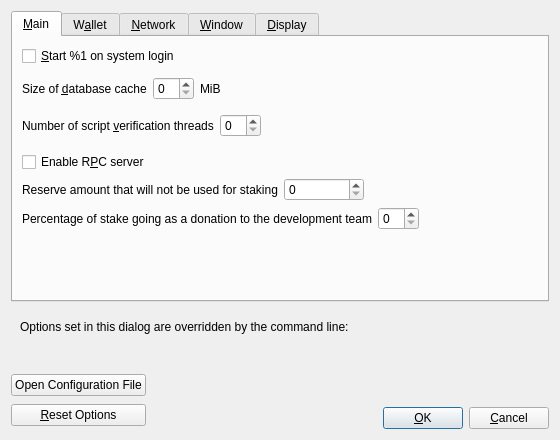
<?xml version="1.0" encoding="UTF-8"?>
<ui version="4.0">
 <class>OptionsDialog</class>
 <widget class="QDialog" name="OptionsDialog">
  <property name="geometry">
   <rect>
    <x>0</x>
    <y>0</y>
    <width>560</width>
    <height>440</height>
   </rect>
  </property>
  <property name="windowTitle">
   <string>Options</string>
  </property>
  <property name="modal">
   <bool>true</bool>
  </property>
  <layout class="QVBoxLayout" name="verticalLayout">
   <item>
    <widget class="QTabWidget" name="tabWidget">
     <property name="currentIndex">
      <number>0</number>
     </property>
     <widget class="QWidget" name="tabMain">
      <attribute name="title">
       <string>&amp;Main</string>
      </attribute>
      <layout class="QVBoxLayout" name="verticalLayout_Main">
       <item>
        <widget class="QCheckBox" name="bitcoinAtStartup">
         <property name="toolTip">
          <string>Automatically start %1 after logging in to the system.</string>
         </property>
         <property name="text">
          <string>&amp;Start %1 on system login</string>
         </property>
        </widget>
       </item>
       <item>
        <spacer name="horizontalSpacer_0_Main">
         <property name="orientation">
          <enum>Qt::Horizontal</enum>
         </property>
         <property name="sizeHint" stdset="0">
          <size>
           <width>40</width>
           <height>5</height>
          </size>
         </property>
        </spacer>
       </item>
       <item>
        <layout class="QHBoxLayout" name="horizontalLayout_2_Main">
         <item>
          <widget class="QLabel" name="databaseCacheLabel">
           <property name="toolTip">
            <string extracomment="Tooltip text for Options window setting that sets the size of the database cache. Explains the corresponding effects of increasing/decreasing this value.">Maximum database cache size. A larger cache can contribute to faster sync, after which the benefit is less pronounced for most use cases. Lowering the cache size will reduce memory usage. Unused mempool memory is shared for this cache.</string>
           </property>
           <property name="text">
            <string>Size of &amp;database cache</string>
           </property>
           <property name="textFormat">
            <enum>Qt::PlainText</enum>
           </property>
           <property name="buddy">
            <cstring>databaseCache</cstring>
           </property>
          </widget>
         </item>
         <item>
          <widget class="QSpinBox" name="databaseCache"/>
         </item>
         <item>
          <widget class="QLabel" name="databaseCacheUnitLabel">
           <property name="text">
            <string>MiB</string>
           </property>
           <property name="textFormat">
            <enum>Qt::PlainText</enum>
           </property>
          </widget>
         </item>
         <item>
          <spacer name="horizontalSpacer_2_Main">
           <property name="orientation">
            <enum>Qt::Horizontal</enum>
           </property>
           <property name="sizeHint" stdset="0">
            <size>
             <width>40</width>
             <height>20</height>
            </size>
           </property>
          </spacer>
         </item>
        </layout>
       </item>
       <item>
        <layout class="QHBoxLayout" name="horizontalLayout_Main_VerifyLabel">
         <item>
          <widget class="QLabel" name="threadsScriptVerifLabel">
           <property name="toolTip">
            <string extracomment="Tooltip text for Options window setting that sets the number of script verification threads. Explains that negative values mean to leave these many cores free to the system.">Set the number of script verification threads. Negative values correspond to the number of cores you want to leave free to the system.</string>
           </property>
           <property name="text">
            <string>Number of script &amp;verification threads</string>
           </property>
           <property name="textFormat">
            <enum>Qt::PlainText</enum>
           </property>
           <property name="buddy">
            <cstring>threadsScriptVerif</cstring>
           </property>
          </widget>
         </item>
         <item>
          <widget class="QSpinBox" name="threadsScriptVerif">
           <property name="toolTip">
            <string>(0 = auto, &lt;0 = leave that many cores free)</string>
           </property>
          </widget>
         </item>
         <item>
          <spacer name="horizontalSpacer_Main_Threads">
           <property name="orientation">
            <enum>Qt::Horizontal</enum>
           </property>
           <property name="sizeHint" stdset="0">
            <size>
             <width>40</width>
             <height>40</height>
            </size>
           </property>
          </spacer>
         </item>
        </layout>
       </item>
       <item>
       <widget class="QCheckBox" name="enableServer">
         <property name="toolTip">
          <string extracomment="Tooltip text for Options window setting that enables the RPC server.">This allows you or a third party tool to communicate with the node through command-line and JSON-RPC commands.</string>
         </property>
         <property name="text">
          <string extracomment="An Options window setting to enable the RPC server.">Enable R&amp;PC server</string>
         </property>
        </widget>
       </item>
       <item>
        <layout class="QHBoxLayout" name="horizontalLayout_Main_ReserveBalanceLabel">
         <item>
          <widget class="QLabel" name="reserveBalanceLabel">
           <property name="text">
            <string>Reserve amount that will not be used for staking</string>
           </property>
           <property name="textFormat">
            <enum>Qt::PlainText</enum>
           </property>
           <property name="buddy">
            <cstring>reserveBalance</cstring>
           </property>
          </widget>
         </item>
         <item>
          <widget class="BitcoinAmountField" name="reserveBalance">
           <property name="sizePolicy">
             <sizepolicy hsizetype="Fixed" vsizetype="Fixed">
             <horstretch>0</horstretch>
             <verstretch>0</verstretch>
             </sizepolicy>
           </property>
           <property name="minimumSize">
             <size>
             <width>80</width>
             <height>0</height>
             </size>
           </property>
           <property name="maximumSize">
             <size>
             <width>1000</width>
             <height>100</height>
             </size>
           </property>
           <property name="toolTip">
            <string>Reserve amount that will not be used for staking</string>
           </property>
          </widget>
         </item>
         <item>
          <spacer name="horizontalSpacer_Main_ReserveBalance">
           <property name="orientation">
            <enum>Qt::Horizontal</enum>
           </property>
           <property name="sizeHint" stdset="0">
            <size>
             <width>40</width>
             <height>20</height>
            </size>
           </property>
          </spacer>
         </item>
        </layout>
       </item>
       <item>
        <layout class="QHBoxLayout" name="horizontalLayout_Main_DonationsLabel">
         <item>
          <widget class="QLabel" name="donationPercentageLabel">
           <property name="text">
            <string>Percentage of stake going as a donation to the development team</string>
           </property>
           <property name="textFormat">
            <enum>Qt::PlainText</enum>
           </property>
           <property name="buddy">
            <cstring>donationPercentage</cstring>
           </property>
          </widget>
         </item>
         <item>
          <widget class="QSpinBox" name="donationPercentage">
           <property name="toolTip">
            <string>(set preferrable value in %)</string>
           </property>
          </widget>
         </item>
         <item>
          <spacer name="horizontalSpacer_Main_Donations">
           <property name="orientation">
            <enum>Qt::Horizontal</enum>
           </property>
           <property name="sizeHint" stdset="0">
            <size>
             <width>40</width>
             <height>20</height>
            </size>
           </property>
          </spacer>
         </item>
        </layout>
       </item>
       <item>
        <spacer name="verticalSpacer_Main">
         <property name="orientation">
          <enum>Qt::Vertical</enum>
         </property>
         <property name="sizeHint" stdset="0">
          <size>
           <width>20</width>
           <height>40</height>
          </size>
         </property>
        </spacer>
       </item>
      </layout>
     </widget>
     <widget class="QWidget" name="tabWallet">
      <attribute name="title">
       <string>W&amp;allet</string>
      </attribute>
      <layout class="QVBoxLayout" name="verticalLayout_Wallet">
       <item>
        <widget class="QCheckBox" name="subFeeFromAmount">
         <property name="toolTip">
          <string extracomment="Tooltip text for Options window setting that sets subtracting the fee from a sending amount as default.">Whether to set subtract fee from amount as default or not.</string>
         </property>
         <property name="text">
          <string extracomment="An Options window setting to set subtracting the fee from a sending amount as default.">Subtract &amp;fee from amount by default</string>
         </property>
        </widget>
       </item>
       <item>
        <widget class="QGroupBox" name="groupBox">
         <property name="title">
          <string>Expert</string>
         </property>
         <layout class="QVBoxLayout" name="verticalLayout_2">
          <item>
           <widget class="QCheckBox" name="coinControlFeatures">
            <property name="toolTip">
             <string>Whether to show coin control features or not.</string>
            </property>
            <property name="text">
             <string>Enable coin &amp;control features</string>
            </property>
           </widget>
          </item>
          <item>
           <widget class="QCheckBox" name="spendZeroConfChange">
            <property name="toolTip">
             <string>If you disable the spending of unconfirmed change, the change from a transaction cannot be used until that transaction has at least one confirmation. This also affects how your balance is computed.</string>
            </property>
            <property name="text">
             <string>&amp;Spend unconfirmed change</string>
            </property>
           </widget>
          </item>
          <item>
           <widget class="QCheckBox" name="m_enable_psbt_controls">
            <property name="text">
             <string extracomment="An options window setting to enable PSBT controls.">Enable &amp;PSBT controls</string>
            </property>
            <property name="toolTip">
             <string extracomment="Tooltip text for options window setting that enables PSBT controls.">Whether to show PSBT controls.</string>
            </property>
           </widget>
          </item>
         </layout>
        </widget>
       </item>
       <item>
        <widget class="QGroupBox" name="groupBoxHww">
         <property name="title">
          <string>External Signer (e.g. hardware wallet)</string>
         </property>
         <layout class="QVBoxLayout" name="verticalLayoutHww">
          <item>
           <layout class="QHBoxLayout" name="horizontalLayoutHww">
            <item>
             <widget class="QLabel" name="externalSignerPathLabel">
              <property name="text">
               <string>&amp;External signer script path</string>
              </property>
              <property name="buddy">
               <cstring>externalSignerPath</cstring>
              </property>
             </widget>
            </item>
            <item>
             <widget class="QLineEdit" name="externalSignerPath">
              <property name="toolTip">
               <string>Full path to a %1 compatible script (e.g. C:\Downloads\hwi.exe or /Users/you/Downloads/hwi.py). Beware: malware can steal your coins!</string>
              </property>
             </widget>
            </item>
           </layout>
          </item>
         </layout>
        </widget>
       </item>
       <item>
        <spacer name="verticalSpacer_Wallet">
         <property name="orientation">
          <enum>Qt::Vertical</enum>
         </property>
         <property name="sizeHint" stdset="0">
          <size>
           <width>20</width>
           <height>40</height>
          </size>
         </property>
        </spacer>
       </item>
      </layout>
     </widget>
     <widget class="QWidget" name="tabNetwork">
      <attribute name="title">
       <string>&amp;Network</string>
      </attribute>
      <layout class="QVBoxLayout" name="verticalLayout_Network">
       <item>
        <widget class="QCheckBox" name="mapPortUpnp">
         <property name="toolTip">
          <string>Automatically open the Bitcoin client port on the router. This only works when your router supports UPnP and it is enabled.</string>
         </property>
         <property name="text">
          <string>Map port using &amp;UPnP</string>
         </property>
        </widget>
       </item>
       <item>
        <widget class="QCheckBox" name="mapPortNatpmp">
         <property name="toolTip">
          <string>Automatically open the Bitcoin client port on the router. This only works when your router supports NAT-PMP and it is enabled. The external port could be random.</string>
         </property>
         <property name="text">
          <string>Map port using NA&amp;T-PMP</string>
         </property>
        </widget>
       </item>
       <item>
        <widget class="QCheckBox" name="allowIncoming">
         <property name="toolTip">
          <string>Accept connections from outside.</string>
         </property>
         <property name="text">
          <string>Allow incomin&amp;g connections</string>
         </property>
        </widget>
       </item>
       <item>
        <widget class="QCheckBox" name="connectSocks">
         <property name="toolTip">
          <string>Connect to the Bitcoin network through a SOCKS5 proxy.</string>
         </property>
         <property name="text">
          <string>&amp;Connect through SOCKS5 proxy (default proxy):</string>
         </property>
        </widget>
       </item>
       <item>
        <layout class="QHBoxLayout" name="horizontalLayout_1_Network">
         <item>
          <widget class="QLabel" name="proxyIpLabel">
           <property name="text">
            <string>Proxy &amp;IP:</string>
           </property>
           <property name="textFormat">
            <enum>Qt::PlainText</enum>
           </property>
           <property name="buddy">
            <cstring>proxyIp</cstring>
           </property>
          </widget>
         </item>
         <item>
          <widget class="QValidatedLineEdit" name="proxyIp">
           <property name="minimumSize">
            <size>
             <width>140</width>
             <height>0</height>
            </size>
           </property>
           <property name="maximumSize">
            <size>
             <width>140</width>
             <height>16777215</height>
            </size>
           </property>
           <property name="toolTip">
            <string>IP address of the proxy (e.g. IPv4: 127.0.0.1 / IPv6: ::1)</string>
           </property>
          </widget>
         </item>
         <item>
          <widget class="QLabel" name="proxyPortLabel">
           <property name="text">
            <string>&amp;Port:</string>
           </property>
           <property name="textFormat">
            <enum>Qt::PlainText</enum>
           </property>
           <property name="buddy">
            <cstring>proxyPort</cstring>
           </property>
          </widget>
         </item>
         <item>
          <widget class="QLineEdit" name="proxyPort">
           <property name="minimumSize">
            <size>
             <width>55</width>
             <height>0</height>
            </size>
           </property>
           <property name="maximumSize">
            <size>
             <width>55</width>
             <height>16777215</height>
            </size>
           </property>
           <property name="toolTip">
            <string>Port of the proxy (e.g. 9050)</string>
           </property>
          </widget>
         </item>
         <item>
          <spacer name="horizontalSpacer_1_Network">
           <property name="orientation">
            <enum>Qt::Horizontal</enum>
           </property>
           <property name="sizeHint" stdset="0">
            <size>
             <width>40</width>
             <height>20</height>
            </size>
           </property>
          </spacer>
         </item>
        </layout>
       </item>
       <item>
        <layout class="QHBoxLayout" name="horizontalLayout_2_Network">
         <item>
          <widget class="QLabel" name="proxyActiveNets">
           <property name="text">
            <string>Used for reaching peers via:</string>
           </property>
           <property name="textFormat">
            <enum>Qt::PlainText</enum>
           </property>
          </widget>
         </item>
         <item>
          <widget class="QCheckBox" name="proxyReachIPv4">
           <property name="enabled">
            <bool>false</bool>
           </property>
           <property name="toolTip">
            <string>Shows if the supplied default SOCKS5 proxy is used to reach peers via this network type.</string>
           </property>
           <property name="text">
            <string/>
           </property>
          </widget>
         </item>
         <item>
          <widget class="QLabel" name="proxyReachIPv4Label">
           <property name="text">
            <string>IPv4</string>
           </property>
           <property name="textFormat">
            <enum>Qt::PlainText</enum>
           </property>
          </widget>
         </item>
         <item>
          <widget class="QCheckBox" name="proxyReachIPv6">
           <property name="enabled">
            <bool>false</bool>
           </property>
           <property name="toolTip">
            <string>Shows if the supplied default SOCKS5 proxy is used to reach peers via this network type.</string>
           </property>
           <property name="text">
            <string/>
           </property>
          </widget>
         </item>
         <item>
          <widget class="QLabel" name="proxyReachIPv6Label">
           <property name="text">
            <string>IPv6</string>
           </property>
           <property name="textFormat">
            <enum>Qt::PlainText</enum>
           </property>
          </widget>
         </item>
         <item>
          <widget class="QCheckBox" name="proxyReachTor">
           <property name="enabled">
            <bool>false</bool>
           </property>
           <property name="toolTip">
            <string>Shows if the supplied default SOCKS5 proxy is used to reach peers via this network type.</string>
           </property>
           <property name="text">
            <string/>
           </property>
          </widget>
         </item>
         <item>
          <widget class="QLabel" name="proxyReachTorLabel">
           <property name="text">
            <string>Tor</string>
           </property>
           <property name="textFormat">
            <enum>Qt::PlainText</enum>
           </property>
          </widget>
         </item>
         <item>
          <spacer name="horizontalSpacer_2_Network">
           <property name="orientation">
            <enum>Qt::Horizontal</enum>
           </property>
           <property name="sizeHint" stdset="0">
            <size>
             <width>40</width>
             <height>20</height>
            </size>
           </property>
          </spacer>
         </item>
        </layout>
       </item>
       <item>
        <widget class="QCheckBox" name="connectSocksTor">
         <property name="toolTip">
          <string>Connect to the Bitcoin network through a separate SOCKS5 proxy for Tor onion services.</string>
         </property>
         <property name="text">
          <string>Use separate SOCKS&amp;5 proxy to reach peers via Tor onion services:</string>
         </property>
        </widget>
       </item>
       <item>
        <layout class="QHBoxLayout" name="horizontalLayout_3_Network">
         <item>
          <widget class="QLabel" name="proxyIpTorLabel">
           <property name="text">
            <string>Proxy &amp;IP:</string>
           </property>
           <property name="textFormat">
            <enum>Qt::PlainText</enum>
           </property>
           <property name="buddy">
            <cstring>proxyIpTor</cstring>
           </property>
          </widget>
         </item>
         <item>
          <widget class="QValidatedLineEdit" name="proxyIpTor">
           <property name="minimumSize">
            <size>
             <width>140</width>
             <height>0</height>
            </size>
           </property>
           <property name="maximumSize">
            <size>
             <width>140</width>
             <height>16777215</height>
            </size>
           </property>
           <property name="toolTip">
            <string>IP address of the proxy (e.g. IPv4: 127.0.0.1 / IPv6: ::1)</string>
           </property>
          </widget>
         </item>
         <item>
          <widget class="QLabel" name="proxyPortTorLabel">
           <property name="text">
            <string>&amp;Port:</string>
           </property>
           <property name="textFormat">
            <enum>Qt::PlainText</enum>
           </property>
           <property name="buddy">
            <cstring>proxyPortTor</cstring>
           </property>
          </widget>
         </item>
         <item>
          <widget class="QLineEdit" name="proxyPortTor">
           <property name="minimumSize">
            <size>
             <width>55</width>
             <height>0</height>
            </size>
           </property>
           <property name="maximumSize">
            <size>
             <width>55</width>
             <height>16777215</height>
            </size>
           </property>
           <property name="toolTip">
            <string>Port of the proxy (e.g. 9050)</string>
           </property>
          </widget>
         </item>
         <item>
          <spacer name="horizontalSpacer_4_Network">
           <property name="orientation">
            <enum>Qt::Horizontal</enum>
           </property>
           <property name="sizeHint" stdset="0">
            <size>
             <width>40</width>
             <height>20</height>
            </size>
           </property>
          </spacer>
         </item>
        </layout>
       </item>
       <item>
        <spacer name="verticalSpacer_Network">
         <property name="orientation">
          <enum>Qt::Vertical</enum>
         </property>
         <property name="sizeHint" stdset="0">
          <size>
           <width>20</width>
           <height>40</height>
          </size>
         </property>
        </spacer>
       </item>
      </layout>
     </widget>
     <widget class="QWidget" name="tabWindow">
      <attribute name="title">
       <string>&amp;Window</string>
      </attribute>
      <layout class="QVBoxLayout" name="verticalLayout_Window">
       <item>
        <widget class="QCheckBox" name="showTrayIcon">
         <property name="toolTip">
          <string>Show the icon in the system tray.</string>
         </property>
         <property name="text">
          <string>&amp;Show tray icon</string>
         </property>
         <property name="checked">
          <bool>true</bool>
         </property>
        </widget>
       </item>
       <item>
        <widget class="QCheckBox" name="minimizeToTray">
         <property name="toolTip">
          <string>Show only a tray icon after minimizing the window.</string>
         </property>
         <property name="text">
          <string>&amp;Minimize to the tray instead of the taskbar</string>
         </property>
        </widget>
       </item>
       <item>
        <widget class="QCheckBox" name="minimizeOnClose">
         <property name="toolTip">
          <string>Minimize instead of exit the application when the window is closed. When this option is enabled, the application will be closed only after selecting Exit in the menu.</string>
         </property>
         <property name="text">
          <string>M&amp;inimize on close</string>
         </property>
        </widget>
       </item>
       <item>
        <spacer name="verticalSpacer_Window">
         <property name="orientation">
          <enum>Qt::Vertical</enum>
         </property>
         <property name="sizeHint" stdset="0">
          <size>
           <width>20</width>
           <height>40</height>
          </size>
         </property>
        </spacer>
       </item>
      </layout>
     </widget>
     <widget class="QWidget" name="tabDisplay">
      <attribute name="title">
       <string>&amp;Display</string>
      </attribute>
      <layout class="QVBoxLayout" name="verticalLayout_Display">
       <item>
        <layout class="QHBoxLayout" name="horizontalLayout_1_Display">
         <item>
          <widget class="QLabel" name="langLabel">
           <property name="text">
            <string>User Interface &amp;language:</string>
           </property>
           <property name="textFormat">
            <enum>Qt::PlainText</enum>
           </property>
           <property name="buddy">
            <cstring>lang</cstring>
           </property>
          </widget>
         </item>
         <item>
          <widget class="QValueComboBox" name="lang">
           <property name="toolTip">
            <string>The user interface language can be set here. This setting will take effect after restarting %1.</string>
           </property>
          </widget>
         </item>
        </layout>
       </item>
       <item>
        <layout class="QHBoxLayout" name="horizontalLayout_2_Display">
         <item>
          <widget class="QLabel" name="unitLabel">
           <property name="text">
            <string>&amp;Unit to show amounts in:</string>
           </property>
           <property name="textFormat">
            <enum>Qt::PlainText</enum>
           </property>
           <property name="buddy">
            <cstring>unit</cstring>
           </property>
          </widget>
         </item>
         <item>
          <widget class="QValueComboBox" name="unit">
           <property name="toolTip">
            <string>Choose the default subdivision unit to show in the interface and when sending coins.</string>
           </property>
          </widget>
         </item>
        </layout>
       </item>
       <item>
        <layout class="QHBoxLayout" name="horizontalLayout_3_Display">
         <item>
          <widget class="QLabel" name="thirdPartyTxUrlsLabel">
           <property name="toolTip">
            <string>Third-party URLs (e.g. a block explorer) that appear in the transactions tab as context menu items. %s in the URL is replaced by transaction hash. Multiple URLs are separated by vertical bar |.</string>
           </property>
           <property name="text">
            <string>&amp;Third-party transaction URLs</string>
           </property>
           <property name="buddy">
            <cstring>thirdPartyTxUrls</cstring>
           </property>
          </widget>
         </item>
         <item>
          <widget class="QLineEdit" name="thirdPartyTxUrls">
           <property name="toolTip">
            <string>Third-party URLs (e.g. a block explorer) that appear in the transactions tab as context menu items. %s in the URL is replaced by transaction hash. Multiple URLs are separated by vertical bar |.</string>
           </property>
           <property name="placeholderText">
            <string notr="true">https://example.com/tx/%s</string>
           </property>
          </widget>
         </item>
        </layout>
       </item>
       <item>
        <layout class="QHBoxLayout" name="horizontalLayout_4_Display">
         <item>
          <widget class="QLabel" name="moneyFontLabel">
           <property name="text">
            <string>Font in the Overview tab: </string>
           </property>
           <property name="buddy">
            <cstring>moneyFont</cstring>
           </property>
          </widget>
         </item>
         <item>
          <widget class="QComboBox" name="moneyFont"/>
         </item>
         <item>
          <widget class="QLabel" name="moneyFont_preview">
           <property name="text">
            <string notr="true">111.11111111 BTC
909.09090909 BTC</string>
           </property>
          </widget>
         </item>
        </layout>
       </item>
       <item>
        <spacer name="verticalSpacer_Display">
         <property name="orientation">
          <enum>Qt::Vertical</enum>
         </property>
         <property name="sizeHint" stdset="0">
          <size>
           <width>20</width>
           <height>40</height>
          </size>
         </property>
        </spacer>
       </item>
      </layout>
     </widget>
    </widget>
   </item>
   <item>
    <widget class="QFrame" name="frame">
     <layout class="QVBoxLayout" name="verticalLayout_Bottom">
      <item>
       <layout class="QHBoxLayout" name="horizontalLayout_Bottom">
        <item>
         <widget class="QLabel" name="overriddenByCommandLineInfoLabel">
          <property name="text">
           <string>Options set in this dialog are overridden by the command line:</string>
          </property>
          <property name="textFormat">
           <enum>Qt::PlainText</enum>
          </property>
         </widget>
        </item>
        <item>
         <spacer name="horizontalSpacer_Bottom">
          <property name="orientation">
           <enum>Qt::Horizontal</enum>
          </property>
          <property name="sizeHint" stdset="0">
           <size>
            <width>40</width>
            <height>20</height>
           </size>
          </property>
         </spacer>
        </item>
       </layout>
      </item>
      <item>
       <widget class="QLabel" name="overriddenByCommandLineLabel">
        <property name="text">
         <string/>
        </property>
        <property name="textFormat">
         <enum>Qt::PlainText</enum>
        </property>
        <property name="wordWrap">
         <bool>true</bool>
        </property>
       </widget>
      </item>
     </layout>
    </widget>
   </item>
   <item>
    <layout class="QHBoxLayout" name="horizontalLayout_Buttons">
     <item>
      <layout class="QVBoxLayout" name="verticalLayout_Buttons">
       <item>
        <widget class="QPushButton" name="openBitcoinConfButton">
         <property name="toolTip">
          <string>Open the %1 configuration file from the working directory.</string>
         </property>
         <property name="text">
          <string>Open Configuration File</string>
         </property>
         <property name="autoDefault">
          <bool>false</bool>
         </property>
        </widget>
       </item>
       <item>
        <widget class="QPushButton" name="resetButton">
         <property name="toolTip">
          <string>Reset all client options to default.</string>
         </property>
         <property name="text">
          <string>&amp;Reset Options</string>
         </property>
         <property name="autoDefault">
          <bool>false</bool>
         </property>
        </widget>
       </item>
      </layout>
     </item>
     <item>
      <spacer name="horizontalSpacer_1">
       <property name="orientation">
        <enum>Qt::Horizontal</enum>
       </property>
       <property name="sizeHint" stdset="0">
        <size>
         <width>40</width>
         <height>48</height>
        </size>
       </property>
      </spacer>
     </item>
     <item>
      <widget class="QLabel" name="statusLabel">
       <property name="minimumSize">
        <size>
         <width>200</width>
         <height>0</height>
        </size>
       </property>
       <property name="font">
        <font>
         <weight>75</weight>
         <bold>true</bold>
        </font>
       </property>
       <property name="text">
        <string/>
       </property>
       <property name="textFormat">
        <enum>Qt::PlainText</enum>
       </property>
       <property name="wordWrap">
        <bool>true</bool>
       </property>
      </widget>
     </item>
     <item>
      <spacer name="horizontalSpacer_2">
       <property name="orientation">
        <enum>Qt::Horizontal</enum>
       </property>
       <property name="sizeHint" stdset="0">
        <size>
         <width>40</width>
         <height>48</height>
        </size>
       </property>
      </spacer>
     </item>
     <item>
      <layout class="QVBoxLayout" name="verticalLayout_4">
       <item>
        <spacer name="verticalSpacer">
         <property name="orientation">
          <enum>Qt::Vertical</enum>
         </property>
         <property name="sizeHint" stdset="0">
          <size>
           <width>20</width>
           <height>40</height>
          </size>
         </property>
        </spacer>
       </item>
       <item>
        <layout class="QHBoxLayout" name="horizontalLayout">
         <item>
          <widget class="QPushButton" name="okButton">
           <property name="text">
            <string>&amp;OK</string>
           </property>
           <property name="autoDefault">
            <bool>false</bool>
           </property>
           <property name="default">
            <bool>true</bool>
           </property>
          </widget>
         </item>
         <item>
          <widget class="QPushButton" name="cancelButton">
           <property name="text">
            <string>&amp;Cancel</string>
           </property>
           <property name="autoDefault">
            <bool>false</bool>
           </property>
          </widget>
         </item>
        </layout>
       </item>
      </layout>
     </item>
    </layout>
   </item>
  </layout>
 </widget>
 <customwidgets>
  <customwidget>
   <class>QValidatedLineEdit</class>
   <extends>QLineEdit</extends>
   <header>qt/qvalidatedlineedit.h</header>
  </customwidget>
  <customwidget>
   <class>QValueComboBox</class>
   <extends>QComboBox</extends>
   <header>qt/qvaluecombobox.h</header>
  </customwidget>
  <customwidget>
   <class>BitcoinAmountField</class>
   <extends>QSpinBox</extends>
   <header>qt/bitcoinamountfield.h</header>
  </customwidget>
 </customwidgets>
 <resources/>
 <connections/>
</ui>
